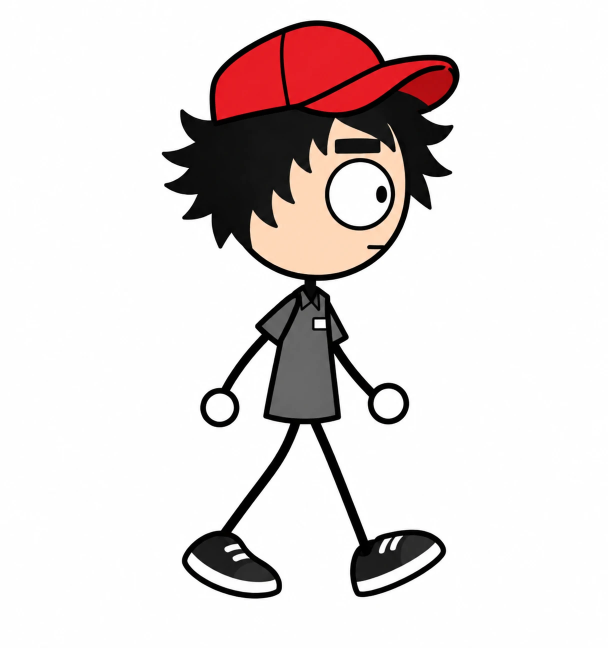
#> input picture gerador-de-videos/personagens/lucas_andando.png, 1215 x 1295 px (shown at 1/2 size)
$ python -i gera_video.py   (imports and definitions only)
#> lines starting #> are read from the running program, lines starting #| are printed output that depends on the picture; after the words box and inside, x2 and y2 are one past the last pixel; in counts of white or black regions, pixels touching at a corner belong together
#> further down, picture is the input picture: PIL image 1215x1295 RGB; mean R, G, B 226.3, 218.9, 218.3
#!/usr/bin/env python3
"""Gera um vídeo narrado (TikTok/Shorts/YouTube) a partir de um roteiro em JSON.

Uso:
    python3 gera_video.py projeto/roteiro.json [-o saida.mp4] [--rapido]

O roteiro descreve as cenas: fala, imagem de fundo, personagem, efeitos e sons.
Os caminhos de imagem e áudio são relativos à pasta do roteiro.
Veja README.md para o formato completo.
"""
import argparse
import json
import math
import os
import random
import re
import subprocess
import sys
import tempfile
import wave
from pathlib import Path

import numpy as np
from PIL import Image, ImageDraw, ImageEnhance, ImageFilter, ImageFont

AQUI = Path(__file__).resolve().parent
FONTE_LEGENDA = AQUI / "fontes" / "Anton-Regular.ttf"
SR = 22050  # taxa de amostragem do áudio

FORMATOS = {"9:16": (1080, 1920), "16:9": (1920, 1080), "1:1": (1080, 1080)}


# --------------------------------------------------------------------------- #
# Texto para fala: números por extenso (pt-BR)
# --------------------------------------------------------------------------- #
_UNI = "zero um dois três quatro cinco seis sete oito nove dez onze doze treze catorze quinze dezesseis dezessete dezoito dezenove".split()
_DEZ = "_ _ vinte trinta quarenta cinquenta sessenta setenta oitenta noventa".split()
_CEN = "_ cento duzentos trezentos quatrocentos quinhentos seiscentos setecentos oitocentos novecentos".split()


# [50 lines left out: functions extenso, texto_para_fala, ler_audio, gerar_voz, not called in this run]


def silencio(seg: float) -> np.ndarray:
    return np.zeros(int(SR * seg), dtype=np.float32)


# [75 lines left out: functions som_sintetico, drone, mixar, salvar_wav, not called in this run]


# --------------------------------------------------------------------------- #
# Imagens
# --------------------------------------------------------------------------- #
def tirar_fundo_branco(img: Image.Image, tolerancia: int = 40) -> Image.Image:
    """Deixa transparente o fundo branco ligado às bordas (para personagens em fundo branco)."""
#> called with tolerancia = 40
    img = img.convert("RGBA")
    if img.getextrema()[3][0] < 250:  # já tem transparência
        return img
    rgb = img.convert("RGB")
    marca = (255, 0, 255)
    w, h = rgb.size
#> w = 1215; h = 1295
    for p in [(0, 0), (w - 1, 0), (0, h - 1), (w - 1, h - 1), (w // 2, 0), (w // 2, h - 1)]:
        if sum(rgb.getpixel(p)) > 3 * (255 - tolerancia):
            ImageDraw.floodfill(rgb, p, marca, thresh=tolerancia)
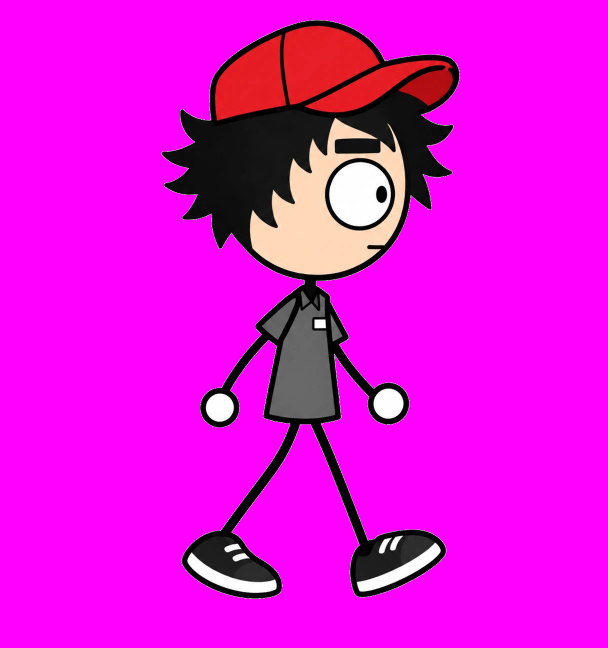
#> rgb: PIL image 1215x1295 RGB (shown at 1/2 size); mean R, G, B 227.1, 14.9, 219.1
    a = np.array(rgb)
    mascara = np.all(a == marca, axis=-1)
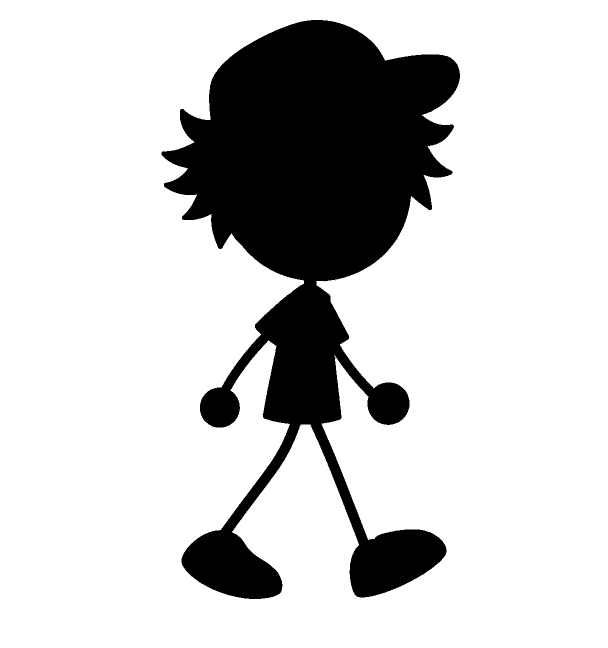
#> mascara: shape (1295, 1215) bool (shown at 1/2 size); 80.4% white; 18 black regions (17 under 20 px), largest, box (x1, y1, x2, y2) and area: (323, 40, 920, 1198) 309086
    alfa = np.where(mascara, 0, 255).astype(np.uint8)
    alfa = Image.fromarray(alfa).filter(ImageFilter.MinFilter(3)).filter(ImageFilter.GaussianBlur(1))
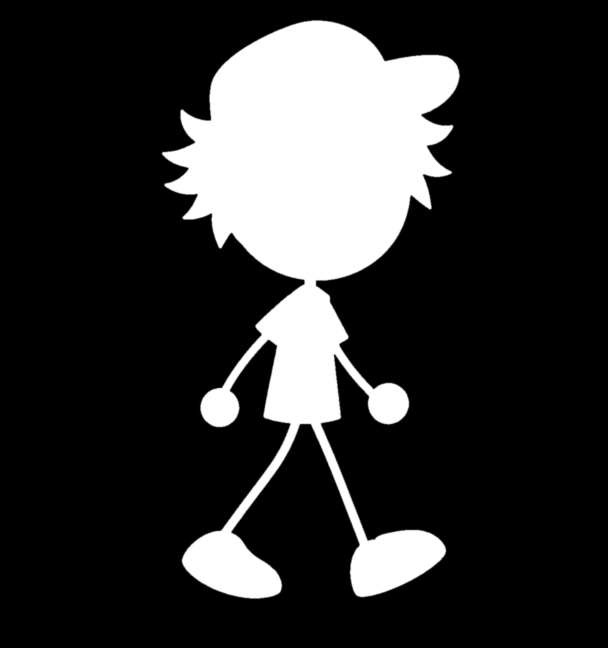
#> alfa: PIL image 1215x1295 L (shown at 1/2 size); min 0, max 255, mean 48.8
    img.putalpha(alfa)
    return img.crop(img.getbbox())
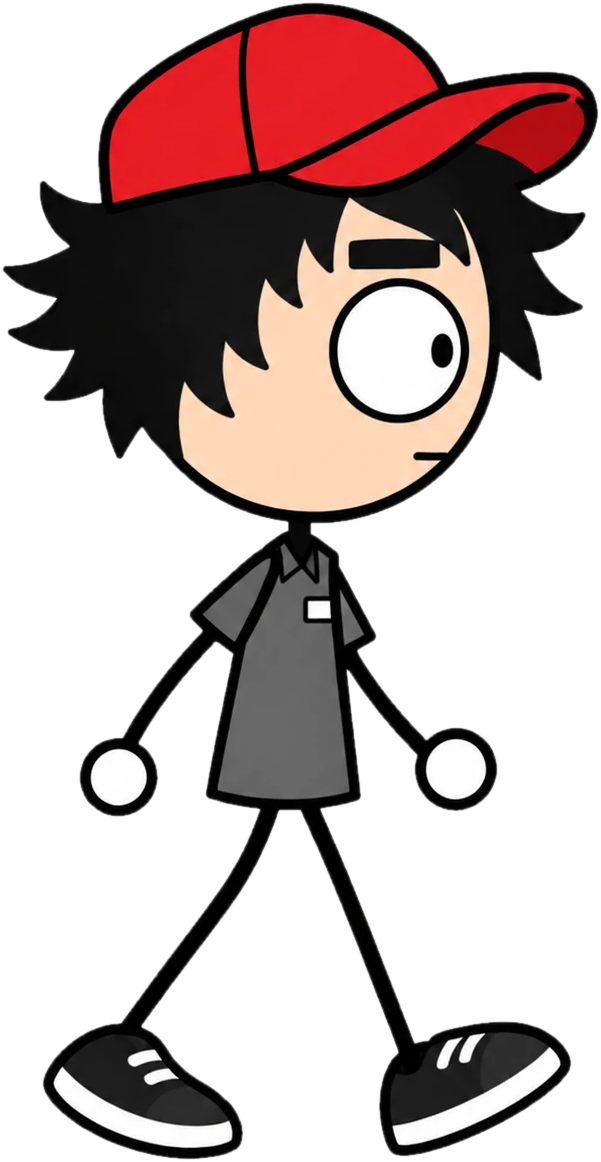
#> returned value: PIL image 601x1162 RGBA; mean R, G, B, A 191.5, 175, 173.5, 110; transparent parts drawn white


# [14 lines left out: functions cobrir, vinheta, not called in this run]


_cache_linhas = {}


# [8 lines left out: function _linhas_cctv, not called in this run]


_cache_fontes = {}


# [13 lines left out: functions fonte, texto_contorno, not called in this run]


CHAMADAS = AQUI / "chamadas"
TEXTO_FAIXA = {"serie": "CURTE E SEGUE PRO PRÓXIMO DIA", "avulso": "CURTE E SEGUE PRA MAIS HISTÓRIAS"}


# [33 lines left out: functions coracao, faixa_chamada, cartao_chamada, not called in this run]


def blocos_legenda(texto: str, max_palavras: int):
    palavras = texto.replace("[pausa]", " ").split()
    return [" ".join(palavras[i:i + max_palavras]) for i in range(0, len(palavras), max_palavras)]


# --------------------------------------------------------------------------- #
# Legendas sincronizadas com a fala (tempo de cada palavra ouvido no áudio)
# --------------------------------------------------------------------------- #
_whisper = None


# [13 lines left out: functions _modelo_whisper, _norm, not called in this run]


def _tokens_falados(palavra: str) -> list[str]:
    """Como a palavra é dita: '3h17' -> ['tres','e','dezessete'], '47' -> ['quarenta','e','sete']."""
    return [t for t in (_norm(x) for x in texto_para_fala(palavra).split()) if t]


# [420 lines left out: functions legendas_sincronizadas, preparar_cenas, carregar_imagens, zoom_da_cena, tremor, quadro and 1 more, not called in this run]


# [2 lines not run here, left out]

>>> from PIL import Image
>>> picture = Image.open('personagens/lucas_andando.png')
>>> result = tirar_fundo_branco(picture)
